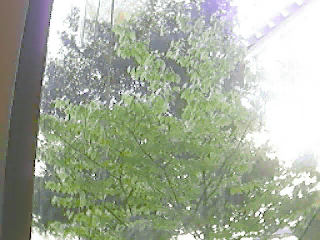
//> input picture frame 44 of imgdata/tree.avi, 320 x 240 px
$ ./2-16_VideoWriter   (built with g++ and OpenCV 4)
//> lines starting //> are read from the running program, lines starting //| are printed output that depends on the picture
// C++ source file
/***********************************************
# Copyright (c) 2018, Wuhan
# All rights reserved.
#
# @Filename: 2-16_VideoWriter.cpp
# @Version：V1.0
# @Author: Frank Liu - frankliu624@gmail.com
# @Description: 视频的写入
# @Create Time: 2018-09-08 10:11:05
# @Last Modified: 2018-09-08 10:11:05
***********************************************/
#include <opencv2/highgui/highgui.hpp>
#include <opencv2/imgproc/imgproc.hpp>
#include <iostream>

using namespace std;
using namespace cv;

int main()
{
    // 设置视频读入与输出路径
    string sourceVideoPath = "../../imgdata/tree.avi";
    string outputVideoPath = "../out/videowriter.mp4";
    // 视频输入
    VideoCapture inputVideo(sourceVideoPath);
    if(!inputVideo.isOpened())
    {
        cout << "fail to open video!" <<endl;
        return -1;
    }
    VideoWriter outputVideo;
    // 获取视频分辨率
    Size videoResolution = Size((int)inputVideo.get(CV_CAP_PROP_FRAME_WIDTH),
                                (int)inputVideo.get(CV_CAP_PROP_FRAME_HEIGHT));
    // 获取视频帧总数
    cout << "totalFrame = " << inputVideo.get(CV_CAP_PROP_FRAME_COUNT) << endl;
    // 获取视频帧率
    double fps = inputVideo.get(CV_CAP_PROP_FPS);
    cout << "fps = " << fps <<endl;
    // 获取视频图像宽高
    cout << "videoResolution: " << videoResolution.width << " x " << videoResolution.height << endl;
    // open方法相关设置
    outputVideo.open(outputVideoPath, CV_FOURCC('X','V','I','D'), 25.0, videoResolution, true);
    if(!outputVideo.isOpened())
    {
        cout << "fail to open outputVideo!" <<endl;
        return -1;
    }
    Mat frameImg;
    int count = 0;
    // vector RGB分量
    std::vector<Mat> rgb;
    Mat resultImg;
    while(true)
    {
        inputVideo >> frameImg;
//> frameImg is the input picture: 240 rows x 320 cols, CV_8UC3; mean B, G, R 153, 171.5, 162.9
        // 视频帧结束判断
        if(frameImg.empty())
            break;
        count++;
        imshow("framImg", frameImg);
        // 分离出3通道rgb
        cv::split(frameImg, rgb);
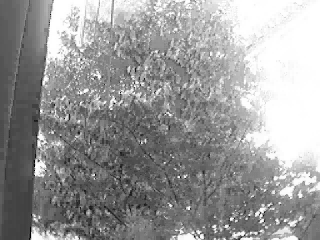
//> rgb[0]: 240 rows x 320 cols, CV_8UC1; min 0, max 255, mean 153
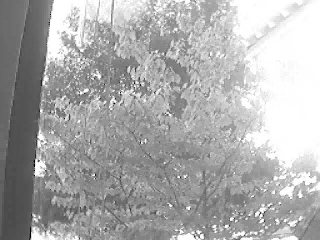
//> rgb[1]: 240 rows x 320 cols, CV_8UC1; min 0, max 255, mean 171.5
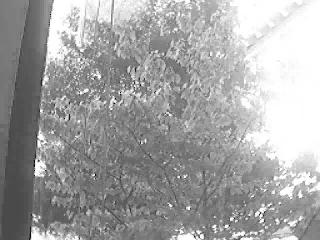
//> rgb[2]: 240 rows x 320 cols, CV_8UC1; min 0, max 255, mean 162.9
        for(int i = 0; i < 3; ++i)
        {
            if(i != 0)
            {
                // 提取B通道分量
                rgb[i] = Mat::zeros(videoResolution, rgb[0].type());
            }
            // 通道合并
            cv::merge(rgb, resultImg);
        }
//> this loop made 3 passes
//> pass 2, `cv::merge(rgb, resultImg);`:
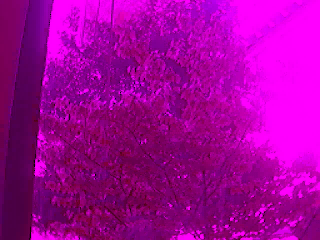
//> resultImg: 240 rows x 320 cols, CV_8UC3; mean B, G, R 153, 0, 162.9
//> pass 3, `cv::merge(rgb, resultImg);`:
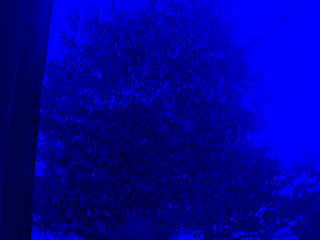
//> resultImg: 240 rows x 320 cols, CV_8UC3; mean B, G, R 153, 0, 0
        imshow("resultImg", resultImg);
        outputVideo << resultImg;

        // 按下键盘上Q键退出
        if(char(waitKey(0)) == 'q')
//> the 'q' key is pressed
            break;
    }
    cout << "writerTotalFrame: " << count <<endl;
    return 0;
}

$ run again, starting later in the video
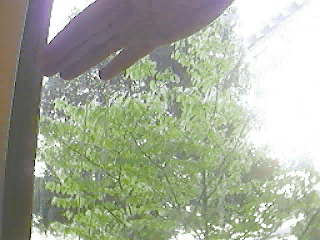
//> input picture frame 199 of imgdata/tree.avi, 320 x 240 px
//> frameImg is the input picture: 240 rows x 320 cols, CV_8UC3; mean B, G, R 152.4, 171.3, 164.3
//> `cv::split(frameImg, rgb);`:
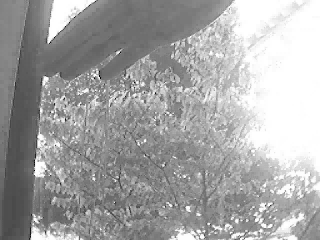
//> rgb[2]: 240 rows x 320 cols, CV_8UC1; min 0, max 255, mean 164.3
//> the loop `for(int i = 0; i < 3; ++i)` made 3 passes
//> pass 3, `cv::merge(rgb, resultImg);`:
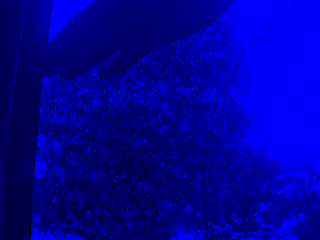
//> resultImg: 240 rows x 320 cols, CV_8UC3; mean B, G, R 152.4, 0, 0
